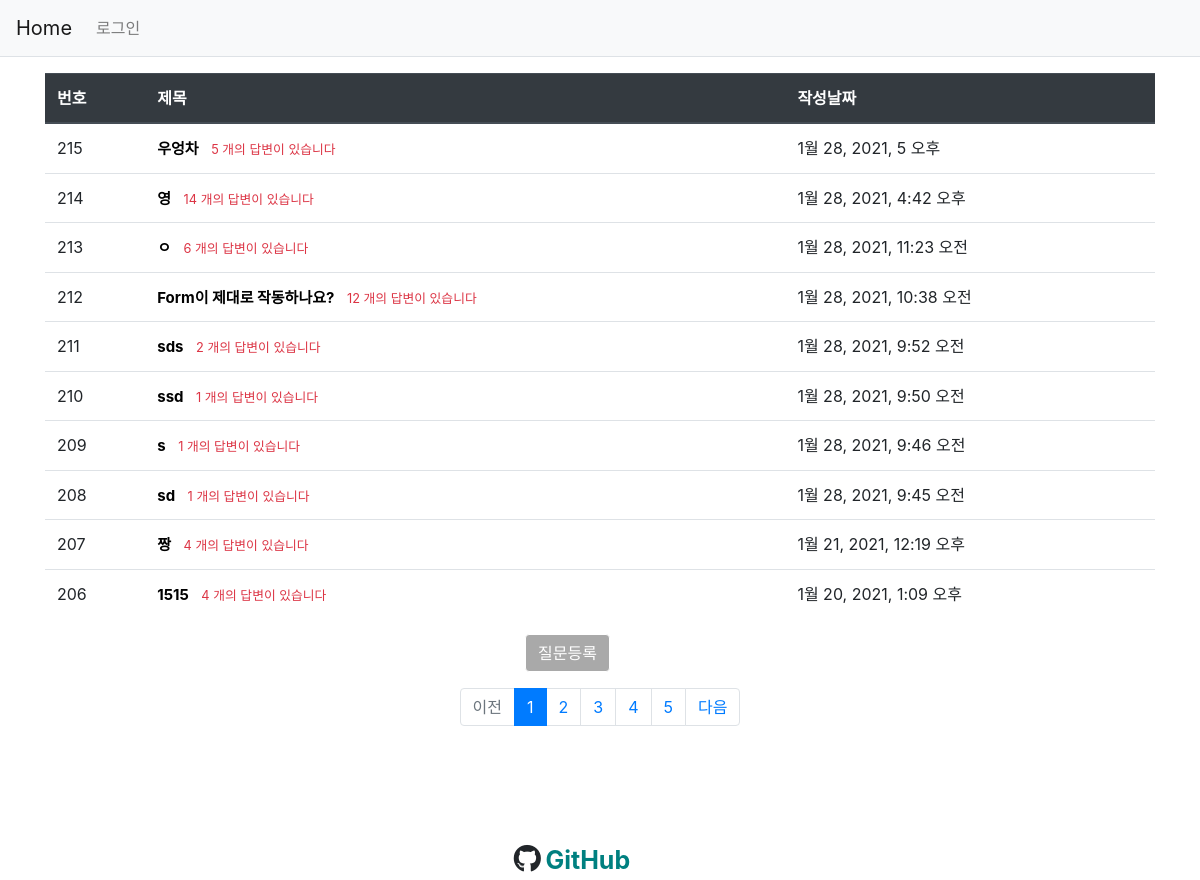
/, run on an earlier commit of the app's database.
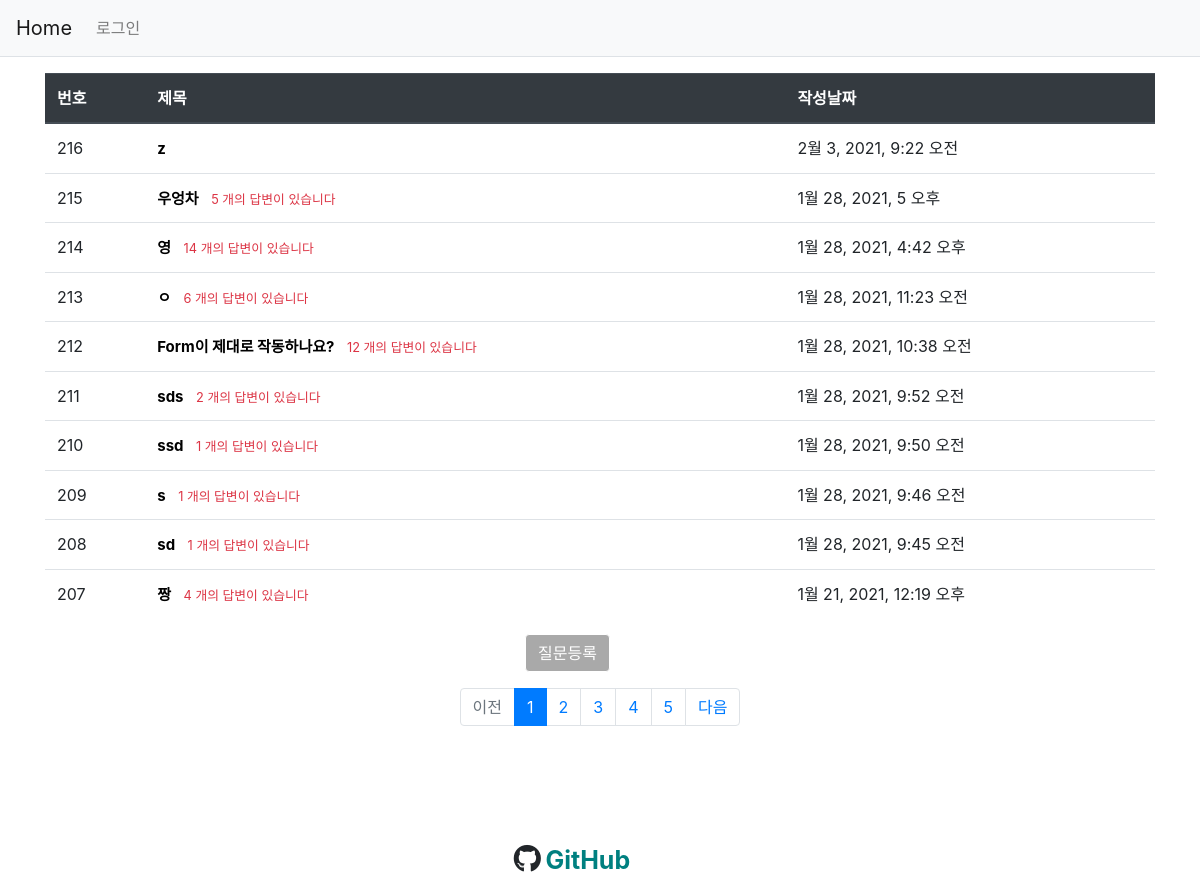
And on a later commit of the database.
### pybo/models.py (models this page shows, shortened)
class Question(models.Model):
    subject = models.CharField(max_length=200)  # 최대 200자 까지 입력 가능
    content = models.TextField()
    create_date = models.DateTimeField()
    photo = models.ImageField(upload_to="photo")
    author = models.ForeignKey(
        User, on_delete=models.CASCADE, null=True
    )  # 계정이 삭제되면 연결된 질문 데이터 삭제

### pybo/views.py (the view)
# urls.py: path("", views.index, name="index"),
def index(request):
    question_list = Question.objects.order_by("-create_date")
    page = request.GET.get("page", "1")  # 페이지 GET 방식 요청
    paginator = Paginator(question_list, 10)  # 페이지 게시물 10개씩 보여주기
    page_obj = paginator.get_page(page)
    print(page_obj)
    context = {"question_list": page_obj}
    return render(request, "templates/index.html", context)

### pybo/templatetags/filter.py (called while the page is built)
@register.filter
def sub(value, arg):
    return value - arg

### templates/index.html (shortened to what this page needs)
{% extends 'base.html' %}
{% load static  %}
{% load filter  %}
{% block content %}
    <div class="container my-3">
        <table class="table">
            <thead>
                <tr class="thead-dark">
                    <th>번호</th>
                    <th>제목</th>
                    <th>작성날짜</th>
                </tr>
            </thead>
            <tbody>
                {% if question_list %}
                {% for i in question_list  %}
            <tr>
                <td>{{ question_list.paginator.count|sub:question_list.start_index|sub:forloop.counter0|add:1 }}</td>
                <td>
                    <a  style="color: black; font-size: 15px; font-weight: bold;" href=" {% url 'pybo:detail' i.id  %} " >{{ i.subject }}</a>
                    {% if i.answer_set.count > 0 %}
                        <span class="text-danger small ml-2">{{ i.answer_set.count }} 개의 답변이 있습니다</span>
                    {% endif %}
                </td>
                <td>
                    {{i.create_date}}
                </td>
            </tr>
        {% endfor %}
    {% endif %}
            </tbody>
        </table>
        <a href=" {% url 'pybo:question_create' %}" class="btn btn-primary" style="position: relative; left:480px; color:  white; background-color: darkgray; border: 1px solid white;">질문등록</a>
    </div>
    <ul class="pagination justify-content-center">
        {% if question_list.has_previous %}
        <li class="page-item">
            <a class="page-link" href="?page={{ question_list.previous_page_number }}">이전</a>
        </li>
        {% else %}
        <li class="page-item disabled">
            <a class="page-link" tabindex="-1" aria-disabled="true" href="#">이전</a>
        </li>
        {% endif %}
        {% for page_number in question_list.paginator.page_range  %}
        {% if page_number >= question_list.number|add:-5 and page_number <= question_list.number|add:4 %}
            {% if page_number == question_list.number %}
            <li class="page-item active" aria-current="page">
                <a class="page-link" href="?page={{ page_number }}">{{ page_number }}</a>
            </li>
            {% else %}
                 <li class="page-item">
                    <a class="page-link" href="?page={{page_number}}"> {{page_number}}</a>
                </li>
            {% endif %}
        {% endif %}
        {% endfor %}
        {% if question_list.has_next %}
        <li class="page-item">
            <a class="page-link" href="?page={{question_list.next_page_number}}">다음</a>
        </li>
        {% else %}
        <li class="page-item disabled">
            <a class="page-link" tabindex="-1" aria-disabled="true" href="#">다음</a>
        </li>
        {% endif %}
    </ul>
{% endblock  %}

What changed in the data, as far as the page shows it:
no longer on this page (row unchanged): Question: paginator.count|sub "206", subject "1515", answer_set.count "4", create_date "1월 20, 2021, 1:09 오후"
added Question: paginator.count|sub "216", subject "z", create_date "2월 3, 2021, 9:22 오전"
